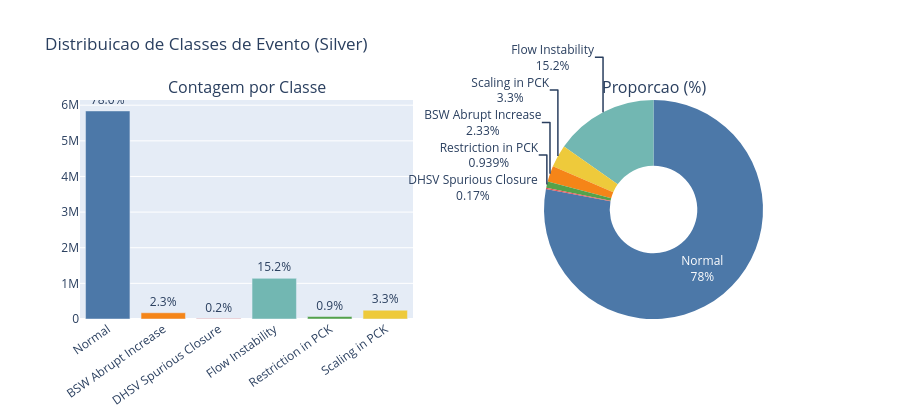

The notebook cell saved with this chart:
### Markdown cell above
---
## 1. Distribuicao de Classes

### Code cell
if not df_silver.empty and 'class' in df_silver.columns:
    counts = df_silver['class'].value_counts().sort_index().reset_index()
    counts.columns = ['class', 'count']
    counts['label'] = counts['class'].map(EVENT_LABELS)
    counts['pct'] = (counts['count'] / counts['count'].sum() * 100).round(2)
    counts['text'] = counts['pct'].map(lambda x: f'{x:.1f}%')
    counts['color'] = [COLOR_MAP[i % len(COLOR_MAP)] for i in range(len(counts))]

    fig = make_subplots(
        rows=1, cols=2,
        subplot_titles=('Contagem por Classe', 'Proporcao (%)'),
        specs=[[{'type': 'bar'}, {'type': 'pie'}]]
    )

    fig.add_trace(go.Bar(
        x=counts['label'],
        y=counts['count'],
        text=counts['text'],
        textposition='outside',
        marker_color=counts['color'],
        hovertemplate='<b>%{x}</b><br>Count: %{y:,}<br>%{text}<extra></extra>',
        name=''
    ), row=1, col=1)

    fig.add_trace(go.Pie(
        labels=counts['label'],
        values=counts['count'],
        hole=0.4,
        marker_colors=counts['color'],
        hovertemplate='<b>%{label}</b><br>%{value:,} registros<br>%{percent}<extra></extra>',
        textinfo='percent+label'
    ), row=1, col=2)

    fig.update_layout(
        title='Distribuicao de Classes de Evento (Silver)',
        height=420,
        showlegend=False,
        xaxis_tickangle=-35
    )
    fig.show()

    total = counts['count'].sum()
    ratio = counts['count'].max() / counts['count'].min()
    print(f'Total: {total:,} registros | {len(counts)} classes | Imbalance ratio: {ratio:.1f}x')

### Figure 1 — Plotly figure (JSON) as saved in the notebook; plotly's stock layout.template omitted (floating-point values rounded to 4 significant figures)
{"data": [{"hovertemplate": "<b>%{x}</b><br>Count: %{y:,}<br>%{text}<extra></extra>", "marker": {"color": ["#4C78A8", "#F58518", "#E45756", "#72B7B2", "#54A24B", "#EECA3B"]}, "name": "", "text": ["78.0%", "2.3%", "0.2%", "15.2%", "0.9%", "3.3%"], "textposition": "outside", "type": "bar", "x": ["Normal", "BSW Abrupt Increase", "DHSV Spurious Closure", "Flow Instability", "Restriction in PCK", "Scaling in PCK"], "xaxis": "x", "y": [5838532, 174726, 12721, 1141049, 70297, 246816], "yaxis": "y"}, {"domain": {"x": [0.55, 1], "y": [0, 1]}, "hole": 0.4, "hovertemplate": "<b>%{label}</b><br>%{value:,} registros<br>%{percent}<extra></extra>", "labels": ["Normal", "BSW Abrupt Increase", "DHSV Spurious Closure", "Flow Instability", "Restriction in PCK", "Scaling in PCK"], "marker": {"colors": ["#4C78A8", "#F58518", "#E45756", "#72B7B2", "#54A24B", "#EECA3B"]}, "textinfo": "percent+label", "type": "pie", "values": [5838532, 174726, 12721, 1141049, 70297, 246816]}], "layout": {"annotations": [{"font": {"size": 16}, "showarrow": false, "text": "Contagem por Classe", "x": 0.225, "xanchor": "center", "xref": "paper", "y": 1, "yanchor": "bottom", "yref": "paper"}, {"font": {"size": 16}, "showarrow": false, "text": "Proporcao (%)", "x": 0.775, "xanchor": "center", "xref": "paper", "y": 1, "yanchor": "bottom", "yref": "paper"}], "height": 420, "showlegend": false, "title": {"text": "Distribuicao de Classes de Evento (Silver)"}, "xaxis": {"anchor": "y", "domain": [0, 0.45], "tickangle": -35}, "yaxis": {"anchor": "x", "domain": [0, 1]}}}
